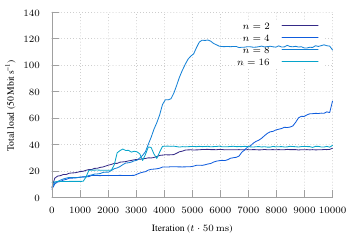

gnuplot code for this plot:
set terminal tikz standalone color size 9cm,6cm font '\scriptsize' preamble '\usepackage{microtype} \usepackage{times} \usepackage[T1]{fontenc} \usepackage[binary-units]{siunitx}\sisetup{detect-all}'
set output "soln-load-binary.tex"

load "parula.pal"

set style line 102 lc rgb '#a0a0a0' lt 1 lw 1
set border ls 102
set colorbox border 102
set key textcolor rgb "black"
set tics textcolor rgb "black"
set label textcolor rgb "black"

set border 3
set grid x y
set xtics nomirror
set ytics nomirror

#set key autotitle columnhead
set datafile separator ","

set xlabel "Iteration ($t \\cdot{} \\SI{50}{\\milli\\second}$)"
set ylabel "Total load (\\SI{50}{\\mega\\bit\\per\\second})"

plot '../results/soln-2-avg.csv' u 1:4 w lines smooth sbezier title "$n=2$", \
     '../results/soln-4-avg.csv' u 1:4 w lines smooth sbezier title "$n=4$", \
     '../results/soln-8-avg.csv' u 1:4 w lines smooth sbezier title "$n=8$", \
     '../results/soln-16-avg.csv' u 1:4 w lines smooth sbezier title "$n=16$"
